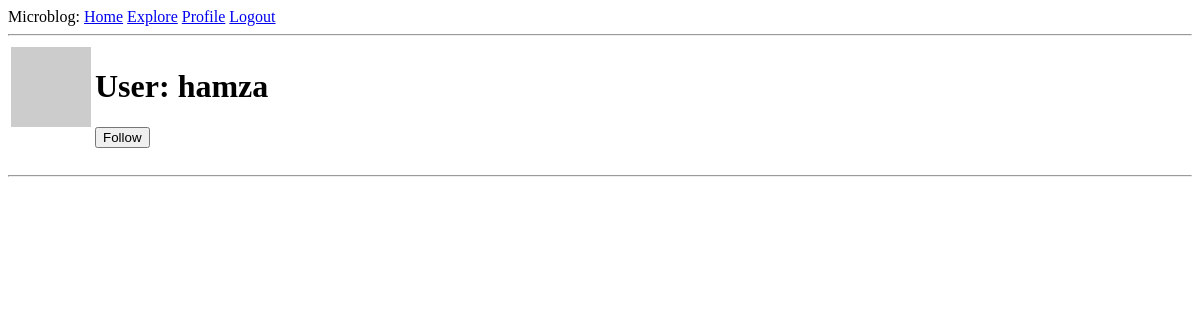
The page /user/hamza (signed in) on the database as committed earlier.
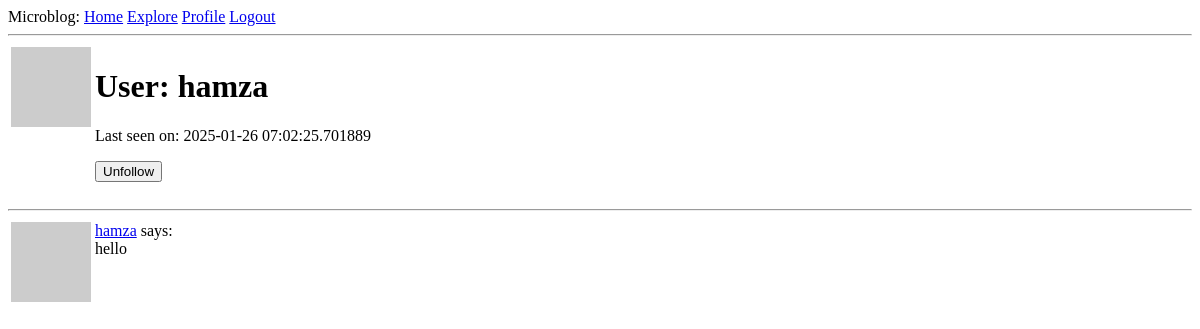
The same page on the database as committed later.
### app/models.py (models this page shows, shortened)
class User(UserMixin,db.Model):
    id : so.Mapped[int] = so.mapped_column(primary_key=True)
    username : so.Mapped[str] = so.mapped_column(sa.String(64),index=True, unique=True)
    email : so.Mapped[str] = so.mapped_column(sa.String(120), index=True, unique=True)
    password_hash : so.Mapped[Optional[str]] = so.mapped_column(sa.String(256))
    posts: so.WriteOnlyMapped['Post'] = so.relationship(
        back_populates='author')
    about_me: so.Mapped[Optional[str]] = so.mapped_column(sa.String(140))
    last_seen: so.Mapped[Optional[datetime]] = so.mapped_column(
        default=lambda: datetime.now(timezone.utc))
    following: so.WriteOnlyMapped['User'] = so.relationship(
        secondary=followers, primaryjoin=(followers.c.follower_id == id),
        secondaryjoin=(followers.c.followed_id == id),
        back_populates='followers')
    followers: so.WriteOnlyMapped['User'] = so.relationship(
        secondary=followers, primaryjoin=(followers.c.followed_id == id),
        secondaryjoin=(followers.c.follower_id == id),
        back_populates='following')
    def avatar(self, size):
        digest = md5(self.email.lower().encode('utf-8')).hexdigest()
        return f'https://www.gravatar.com/avatar/{digest}?d=identicon&s={size}'
    def is_following(self, user):
        query = self.following.select().where(User.id == user.id)
        return db.session.scalar(query) is not None

class Post(db.Model):
    id: so.Mapped[int] = so.mapped_column(primary_key=True)
    body: so.Mapped[str] = so.mapped_column(sa.String(140))
    timestamp: so.Mapped[datetime] = so.mapped_column(
        index=True, default=lambda: datetime.now(timezone.utc))
    user_id: so.Mapped[int] = so.mapped_column(sa.ForeignKey('user.id'),index=True)
    author: so.Mapped[User] = so.relationship(back_populates='posts')

### app/routes.py (the view)
@app.route('/user/<username>')
@login_required
def user(username):
    user = db.first_or_404(sa.select(User).where(User.username==username))
    page=request.args.get('page',1,type=int)
    query=user.posts.select().order_by(Post.timestamp.desc())
    posts = db.paginate(query,page=page,per_page=app.config['POSTS_PER_PAGE'],error_out=False)
    next_url = url_for('user', username=user.username, page=posts.next_num) \
        if posts.has_next else None
    prev_url = url_for('user', username=user.username, page=posts.prev_num) \
        if posts.has_prev else None
    form = EmptyForm()
    return render_template('user.html', user=user, posts=posts,form=form, next_url=next_url,prev_url=prev_url)

### app/forms.py
class EmptyForm(FlaskForm):
    submit = SubmitField('Submit')

### app/models.py (called while the page is built)
@login.user_loader
def load_user(id):
    return db.session.get(User, int(id))

### app/routes.py (called while the page is built)
@app.before_request
def before_request():
    if current_user.is_authenticated:
        current_user.last_seen = datetime.now(timezone.utc)
        db.session.commit()

### app/templates/user.html (shortened to what this page needs)
{% extends 'base.html' %}
{% block content %}
    <table>
        <tr valign="top">
            <td><img src="{{ user.avatar(128) }}"></td>
            <td>
                <h1>User: {{ user.username }}</h1>
                {% if user.last_seen %}
                    <p>Last seen on: {{ user.last_seen }}</p>
                {% endif %}
                {% if user == current_user %}
                <p><a href="{{ url_for('edit_profile') }}">Edit your profile</a></p>
                {% elif not current_user.is_following(user) %}
                <p>
                    <form action="{{ url_for('follow', username=user.username) }}" method="post">
                        {{ form.submit(value='Follow') }}
                    </form>
                </p>
                {% else %}
                <p>
                    <form action="{{ url_for('unfollow', username=user.username) }}" method="post">
                        {{ form.submit(value='Unfollow') }}
                    </form>
                </p>
                {% endif %}
            </td>
        </tr>
    </table>
    <hr>
    {% for post in posts %}
     {% include '_post.html'   %}
    {% endfor %}
{% endblock %}

### app/templates/_post.html
<table>
    <tr valign="top">
        <td><img src="{{ post.author.avatar(36) }}"></td>
        <td>
            <a href="{{ url_for('user', username=post.author.username) }}">
                {{ post.author.username }}</a> says:<br>{{ post.body }}</td>
    </tr>
</table>

Rows that differ between the two databases and show on the page:
changed User "hamza": last_seen (not shown) → "2025-01-26 07:02:25.701889"
added Post: author.username "hamza", body "hello"
Other text that changed with them:
form field submit: (not shown) → "Unfollow"
form field submit: "Follow" → (not shown)
text now shown: "Last seen on:"
